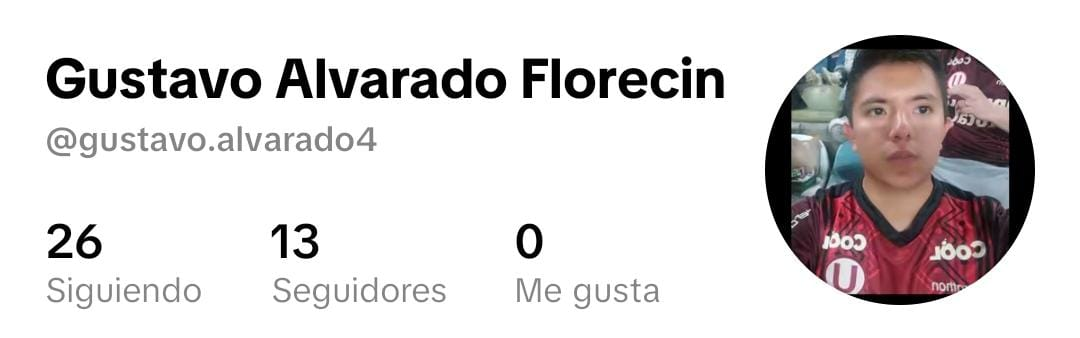
#> input picture matlab-contenido/assets/ganador_cap1.png, 1080 x 338 px
$ python quitar_cuadritos.py assets/ganador_cap1.png assets/ganador_cap2.png assets/ganador_cap2.png
#> lines starting #> are read from the running program, lines starting #| are printed output that depends on the picture; after the words box and inside, x2 and y2 are one past the last pixel; in counts of white or black regions, pixels touching at a corner belong together
"""Quita un fondo de cuadritos 'dibujado' (falsa transparencia) y separa cada pose en un PNG."""
import sys
import numpy as np
from PIL import Image, ImageFilter
from scipy import ndimage

src, out_dir, prefix = sys.argv[1], sys.argv[2], sys.argv[3]
im = Image.open(src).convert("RGB")
#> im is the input picture: PIL image 1080x338 RGB; mean R, G, B 221, 217, 217.4
a = np.array(im).astype(int)
mx, mn = a.max(2), a.min(2)
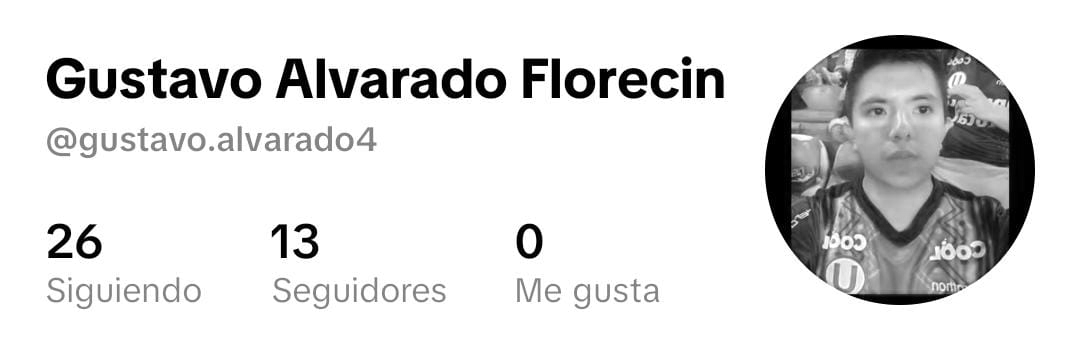
#> mx: shape (338, 1080) int64; min 0, max 255, mean 221.8
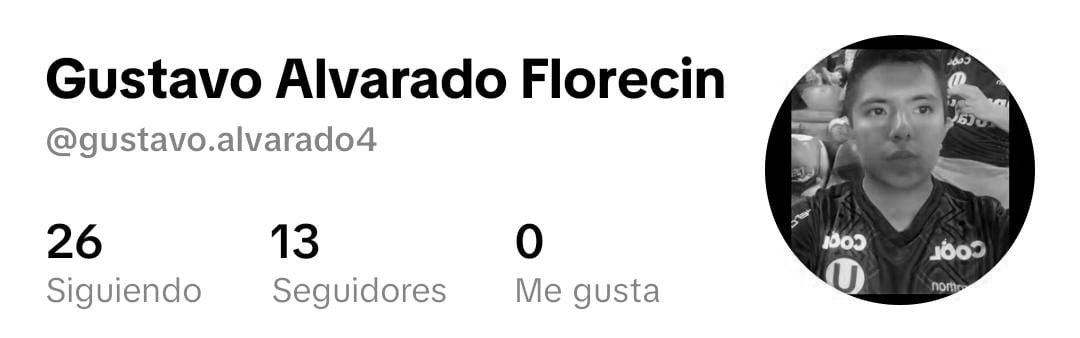
#> mn: shape (338, 1080) int64; min 0, max 255, mean 216.1
sat = mx - mn
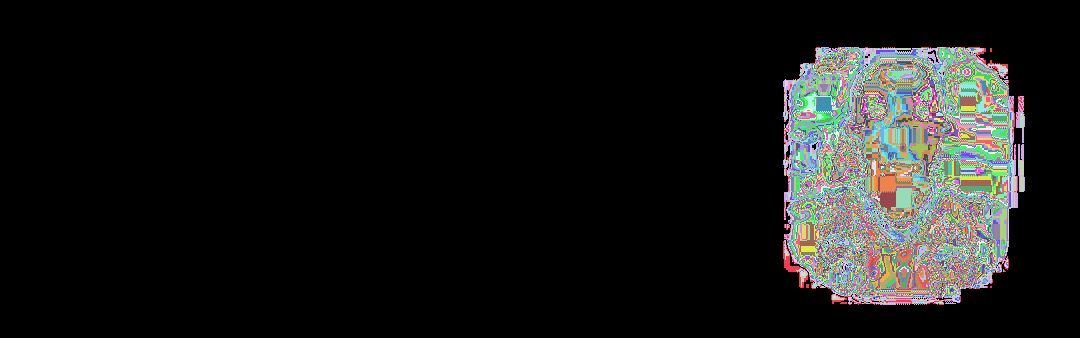
#> sat: shape (338, 1080) int64; 147 distinct labels, from 0 to 149; one colour per label, 0 black
# píxel "tipo cuadrito": gris sin color, ni muy oscuro ni blanco brillante
bgish = (sat < 22) & (mx > 105) & (mx < 218)
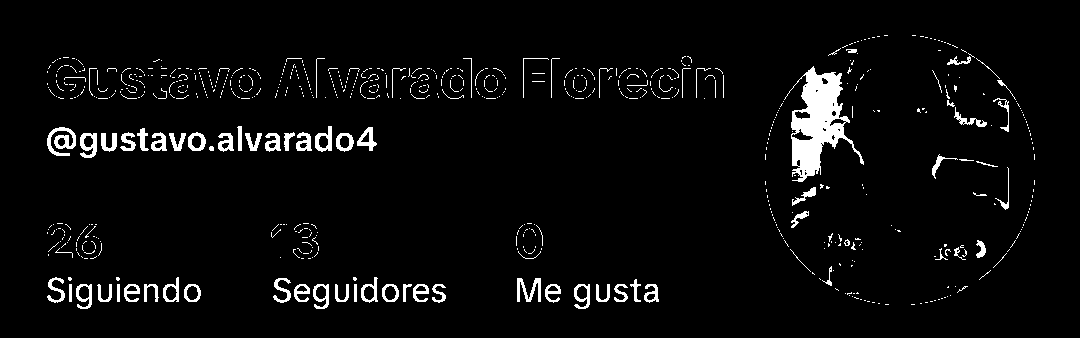
#> bgish: shape (338, 1080) bool; 4.2% white; 712 white regions (627 under 20 px), largest, box (x1, y1, x2, y2) and area: (784, 66, 864, 182) 3777, (47, 127, 76, 156) 421, (517, 278, 541, 302) 291
bgish = ndimage.binary_opening(bgish, iterations=1)
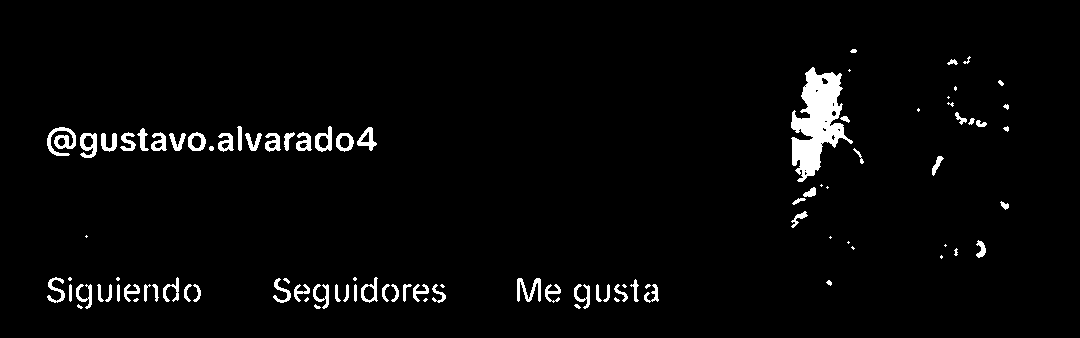
#> bgish: shape (338, 1080) bool; 3.1% white; 97 white regions (24 under 20 px), largest, box (x1, y1, x2, y2) and area: (791, 67, 853, 182) 3553, (47, 127, 76, 156) 417, (517, 278, 541, 302) 282
lab, n = ndimage.label(bgish)
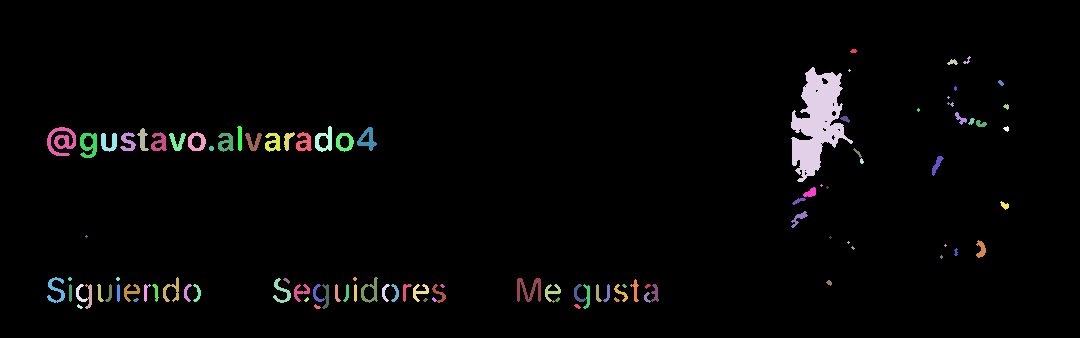
#> lab: shape (338, 1080) int32; 109 distinct labels, from 0 to 108; one colour per label, 0 black
#> n = 108
border = set(np.unique(np.concatenate([lab[0], lab[-1], lab[:, 0], lab[:, -1]]))) - {0}
#> border = 0 items
bg = np.isin(lab, list(border))
#> bg: shape (338, 1080) bool; every value is 0
# huecos chicos dentro del fondo (bordes entre cuadritos) también son fondo
bg = ndimage.binary_closing(bg, iterations=2)
fg = ~bg
#> fg: shape (338, 1080) bool; every value is 1
fg = ndimage.binary_opening(fg, iterations=1)
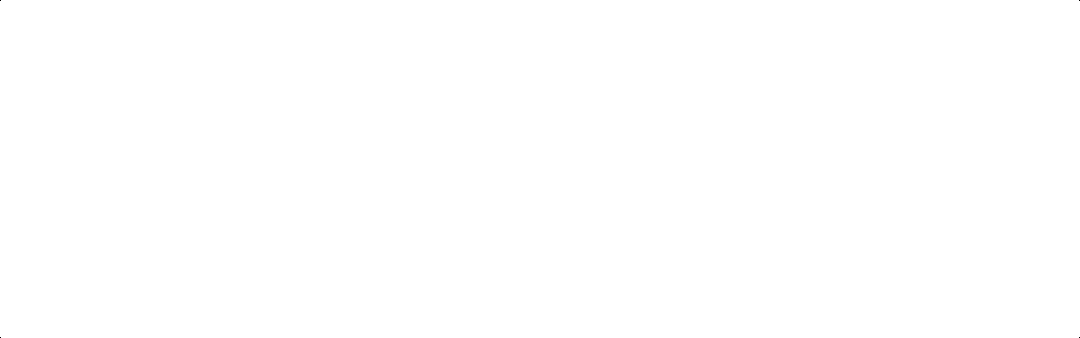
#> fg: shape (338, 1080) bool; 100% white; black in thin lines or dots
fg = ndimage.binary_fill_holes(fg)
alpha = Image.fromarray((fg * 255).astype(np.uint8)).filter(ImageFilter.GaussianBlur(0.8))
rgba = im.convert("RGBA"); rgba.putalpha(alpha)
# separar poses
A = np.array(rgba)
m = A[:, :, 3] > 40
lab, n = ndimage.label(ndimage.binary_dilation(m, iterations=6))
#> lab: shape (338, 1080) int32; every value is 1
#> n = 1
sizes = ndimage.sum(m, lab, range(1, n + 1))
#> sizes = [365040]
big = [i + 1 for i in range(n) if sizes[i] > 20000]
#> big = [1]
cents = {i: ndimage.center_of_mass(m, lab, i) for i in range(1, n + 1)}
#> cents = {1: (168.5, 539.5)}
owner = np.zeros(n + 1, int)
#> owner = [0, 0]
for i in range(1, n + 1):
    if i in big: owner[i] = i; continue
    if sizes[i - 1] < 150: continue
    cy, cx = cents[i]; owner[i] = min(big, key=lambda j: (cents[j][0] - cy) ** 2 + (cents[j][1] - cx) ** 2)
#> after the loop, owner = [0, 1]
lab = owner[lab] * (lab > 0)
#> lab: shape (338, 1080) int64; every value is 1
items = sorted(big, key=lambda i: (round(cents[i][0] / 300), cents[i][1]))
#> items = [1]
for k, i in enumerate(items):
    ys, xs = np.where(lab == i)
    sl = (slice(ys.min(), ys.max() + 1), slice(xs.min(), xs.max() + 1))
    crop = A[sl].copy(); crop[lab[sl] != i, 3] = 0
    Image.fromarray(crop).save(f"{out_dir}/{prefix}{k:02d}.png")
#> this loop made 1 pass
print(len(items), "poses")
#| 1 poses
